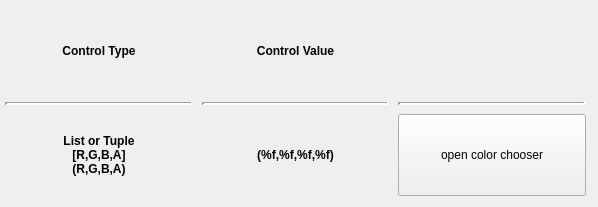
<?xml version="1.0" encoding="UTF-8"?>
<ui version="4.0">
 <class>MainWindow</class>
 <widget class="QMainWindow" name="MainWindow">
  <property name="enabled">
   <bool>true</bool>
  </property>
  <property name="geometry">
   <rect>
    <x>0</x>
    <y>0</y>
    <width>598</width>
    <height>207</height>
   </rect>
  </property>
  <property name="sizePolicy">
   <sizepolicy hsizetype="Minimum" vsizetype="Minimum">
    <horstretch>0</horstretch>
    <verstretch>0</verstretch>
   </sizepolicy>
  </property>
  <property name="windowTitle">
   <string>AVC Qt4 color dialog example</string>
  </property>
  <widget class="QWidget" name="centralwidget">
   <property name="sizePolicy">
    <sizepolicy hsizetype="Minimum" vsizetype="Minimum">
     <horstretch>0</horstretch>
     <verstretch>0</verstretch>
    </sizepolicy>
   </property>
   <property name="autoFillBackground">
    <bool>true</bool>
   </property>
   <widget class="QWidget" name="gridLayoutWidget">
    <property name="geometry">
     <rect>
      <x>0</x>
      <y>0</y>
      <width>591</width>
      <height>201</height>
     </rect>
    </property>
    <layout class="QGridLayout" name="gridLayout" rowstretch="0,0,0,0" rowminimumheight="0,0,0,0">
     <property name="sizeConstraint">
      <enum>QLayout::SetDefaultConstraint</enum>
     </property>
     <property name="leftMargin">
      <number>5</number>
     </property>
     <property name="topMargin">
      <number>10</number>
     </property>
     <property name="rightMargin">
      <number>5</number>
     </property>
     <property name="bottomMargin">
      <number>5</number>
     </property>
     <property name="spacing">
      <number>9</number>
     </property>
     <item row="3" column="1">
      <widget class="QLabel" name="color_value__label">
       <property name="text">
        <string>&lt;b&gt;(%f,%f,%f,%f)&lt;/b&gt;</string>
       </property>
       <property name="textFormat">
        <enum>Qt::RichText</enum>
       </property>
       <property name="alignment">
        <set>Qt::AlignCenter</set>
       </property>
      </widget>
     </item>
     <item row="0" column="0">
      <widget class="QLabel" name="label">
       <property name="sizePolicy">
        <sizepolicy hsizetype="Minimum" vsizetype="Minimum">
         <horstretch>0</horstretch>
         <verstretch>0</verstretch>
        </sizepolicy>
       </property>
       <property name="text">
        <string>&lt;b&gt;Control Type&lt;/b&gt;</string>
       </property>
       <property name="textFormat">
        <enum>Qt::RichText</enum>
       </property>
       <property name="alignment">
        <set>Qt::AlignCenter</set>
       </property>
      </widget>
     </item>
     <item row="3" column="0">
      <widget class="QLabel" name="label_5">
       <property name="text">
        <string>&lt;b&gt;List or Tuple&lt;br&gt;[R,G,B,A]&lt;br&gt;(R,G,B,A)&lt;/b&gt;</string>
       </property>
       <property name="alignment">
        <set>Qt::AlignCenter</set>
       </property>
      </widget>
     </item>
     <item row="2" column="1">
      <widget class="Line" name="line_2">
       <property name="lineWidth">
        <number>3</number>
       </property>
       <property name="orientation">
        <enum>Qt::Horizontal</enum>
       </property>
      </widget>
     </item>
     <item row="2" column="0">
      <widget class="Line" name="line">
       <property name="lineWidth">
        <number>3</number>
       </property>
       <property name="orientation">
        <enum>Qt::Horizontal</enum>
       </property>
      </widget>
     </item>
     <item row="0" column="1">
      <widget class="QLabel" name="label_3">
       <property name="sizePolicy">
        <sizepolicy hsizetype="Minimum" vsizetype="Minimum">
         <horstretch>0</horstretch>
         <verstretch>0</verstretch>
        </sizepolicy>
       </property>
       <property name="text">
        <string>&lt;b&gt;Control Value&lt;/b&gt;</string>
       </property>
       <property name="textFormat">
        <enum>Qt::RichText</enum>
       </property>
       <property name="alignment">
        <set>Qt::AlignCenter</set>
       </property>
      </widget>
     </item>
     <item row="2" column="2">
      <widget class="Line" name="line_3">
       <property name="lineWidth">
        <number>3</number>
       </property>
       <property name="orientation">
        <enum>Qt::Horizontal</enum>
       </property>
      </widget>
     </item>
     <item row="3" column="2">
      <widget class="QPushButton" name="open_color_chooser">
       <property name="sizePolicy">
        <sizepolicy hsizetype="Minimum" vsizetype="Minimum">
         <horstretch>0</horstretch>
         <verstretch>0</verstretch>
        </sizepolicy>
       </property>
       <property name="text">
        <string>open color chooser</string>
       </property>
      </widget>
     </item>
    </layout>
   </widget>
  </widget>
 </widget>
 <resources/>
 <connections/>
</ui>
